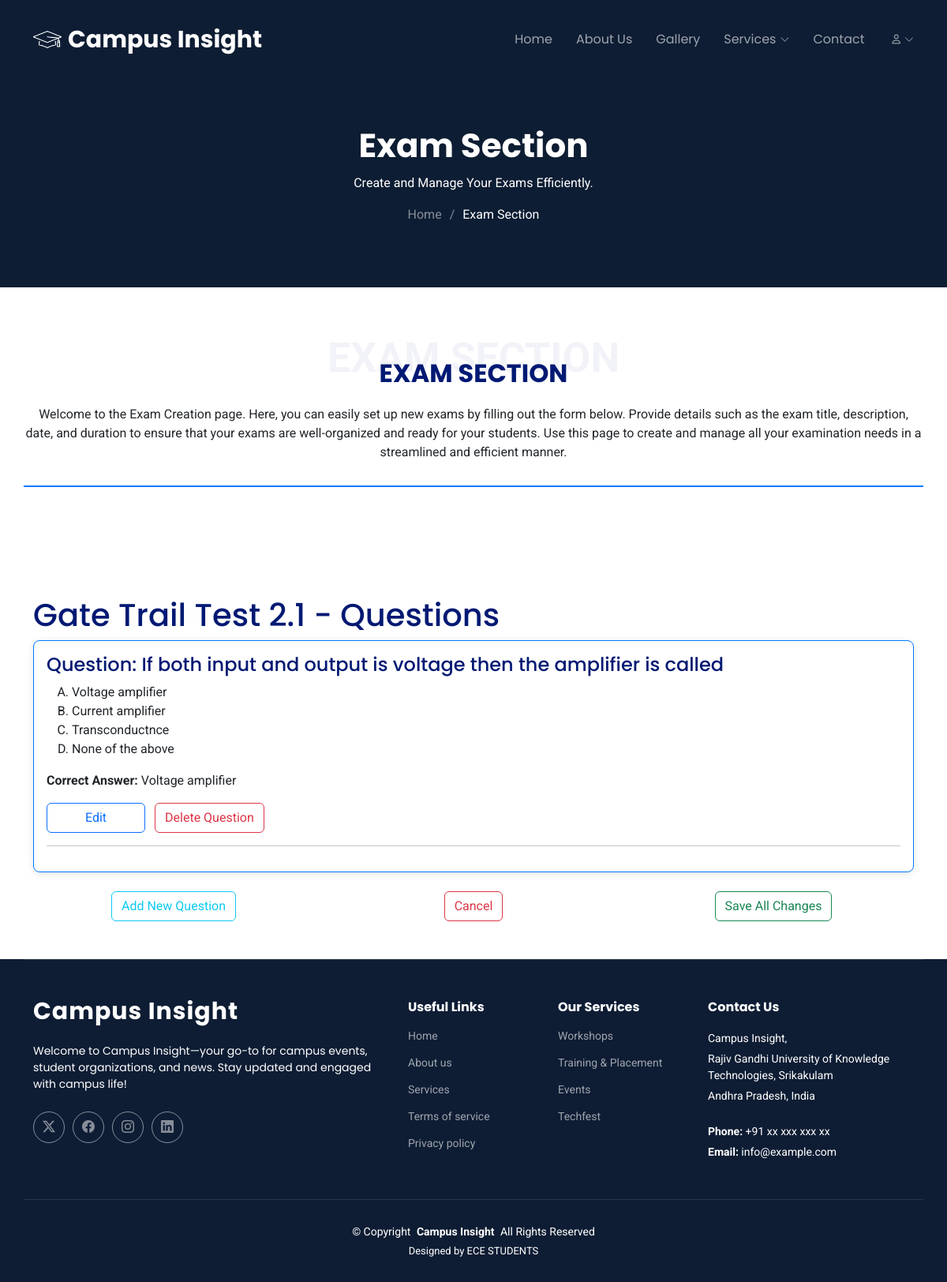
Screenshot of /exam/22/edit/ (signed in) with the database file from the repository.
### CampusInsight/models.py (models this page shows, shortened)
class Exam(models.Model):
    title = models.CharField(max_length=255)
    description = models.TextField()
    docx_file = models.FileField(upload_to='exams/', null=True, blank=True)  # Optional field
    date = models.DateField(default=timezone.now)  # Date of the exam
    start_time = models.TimeField()  # Start time of the exam
    duration = models.DurationField(default=timedelta())  # Default duration of 0:00:00

class Question(models.Model):
    exam = models.ForeignKey(Exam, on_delete=models.CASCADE, related_name='questions')
    question_text = models.TextField()
    option1 = models.CharField(max_length=255)
    option2 = models.CharField(max_length=255)
    option3 = models.CharField(max_length=255)
    option4 = models.CharField(max_length=255)
    correct_option = models.CharField(max_length=255)  # This will store the correct answer

### CampusInsight/views.py (the view)
# urls.py: path('exam/<int:exam_id>/edit/', views.edit_question, name='edit_question'),
@login_required
def edit_question(request, exam_id):
    exam = get_object_or_404(Exam, id=exam_id)
    questions = Question.objects.filter(exam=exam)
    context = {
        'exam': exam,
        'questions': questions,
    }
    return render(request, 'edit_questions.html', context)

### templates/edit_questions.html (shortened to what this page needs)
{% load static %}
<!DOCTYPE html>
<html lang="en">
  <head>
    <link
      href="{% static 'vendor/bootstrap/css/bootstrap.min.css' %}"
      rel="stylesheet"
    />
    <link
      href="{% static 'vendor/bootstrap-icons/bootstrap-icons.css' %}"
      rel="stylesheet"
    />
    <link href="{% static 'vendor/aos/aos.css' %}" rel="stylesheet" />
    <link
      href="{% static 'vendor/fontawesome-free/css/all.min.css' %}"
      rel="stylesheet"
    />
    <link
      href="{% static 'vendor/glightbox/css/glightbox.min.css' %}"
      rel="stylesheet"
    />
    <link href="{% static 'css/dashboard.css' %}" rel="stylesheet" />
  </head>
  <body class="index-page">
    {% include 'navbar.html' %}
    <main class="main">
      <div class="page-title dark-background" data-aos="fade">
        <div class="container position-relative">
          <h1>Exam Section</h1>
          <p>Create and Manage Your Exams Efficiently.</p>
          <nav class="breadcrumbs">
            <ol>
              <li><a href="{% url 'home' %}">Home</a></li>
              <li class="current">Exam Section</li>
            </ol>
          </nav>
        </div>
      </div>
      <section id="starter-section" class="starter-section section">
        <div class="container section-title" data-aos="fade-up">
          <span>Exam Section<br /></span>
          <h2>Exam Section</h2>
          <p>
            Welcome to the Exam Creation page. Here, you can easily set up new
            exams by filling out the form below. Provide details such as the
            exam title, description, date, and duration to ensure that your
            exams are well-organized and ready for your students. Use this page
            to create and manage all your examination needs in a streamlined and
            efficient manner.
          </p>
        </div>
      </section>
      <div class="container my-5">
        <h1>{{ exam.title }} - Questions</h1>
        <div class="card">
          <div class="card-body">
            {% for question in questions %}
            <div class="question" id="question-{{ question.id }}">
              <h4>
                Question:
                <span class="question-text">{{ question.question_text }}</span>
              </h4>
              <ol type="A">
                <li>
                  <span class="option-text">{{ question.option1 }}</span>
                </li>
                <li>
                  <span class="option-text">{{ question.option2 }}</span>
                </li>
                <li>
                  <span class="option-text">{{ question.option3 }}</span>
                </li>
                <li>
                  <span class="option-text">{{ question.option4 }}</span>
                </li>
              </ol>
              <p>
                <strong>Correct Answer:</strong>
                <span class="correct-answer-text">{{ question.correct_option }}</span>
              </p>
              <button
                class="btn btn-outline-primary edit-button px-5"
                onclick="editQuestion({{ question.id }})"
              >
                Edit
              </button>
              <button
                class="btn btn-outline-danger mx-2"
                onclick="deleteQuestion({{ question.id }})"
              >
                Delete Question
              </button>
              <hr />
            </div>
            {% endfor %}
          </div>
        </div>
        <div class="row">
        <div class="col-md-4 text-center mt-4">
          <button class="btn btn-outline-info" onclick="addNewQuestion()">
            Add New Question
          </button>
        </div>
        <div class="col-md-4 text-center mt-4">
          <a href="{% url 'dashboard' %}" class="btn btn-outline-danger">Cancel</a>
        </div>
        <div class="col-md-4 text-center mt-4">
          <button
            class="btn btn-outline-success save-all-button"
            onclick="saveAllQuestions()"
          >
            Save All Changes
          </button>
        </div>
        </div>
      </div>
    </main>
    {% include 'footer.html' %}
  </body>
</html>

### static/css/dashboard.css (style rules this page uses)
:root { --default-font: "Roboto", system-ui, -apple-system, "Segoe UI", Roboto, "Helvetica Neue", Arial, "Noto Sans", "Liberation Sans", sans-serif, "Apple Color Emoji", "Segoe UI Emoji", "Segoe UI Symbol", "Noto Color Emoji"; --heading-font: "Poppins", sans-serif; --nav-font: "Poppins", sans-serif; --background-color: #ffffff; --default-color: #212529; --heading-color: #001973; --accent-color: #0d42ff; --surface-color: #ffffff; --contrast-color: #ffffff; --nav-color: rgba(255, 255, 255, 0.6); --nav-hover-color: #ffffff; --nav-mobile-background-color: #ffffff; --nav-dropdown-background-color: #ffffff; --nav-dropdown-color: #212529; --nav-dropdown-hover-color: #0d42ff; --light-background-background-color: #f7f9fc; --light-background-surface-color: #ffffff; --dark-background-background-color: #0e1d34; --dark-background-default-color: #ffffff; --dark-background-heading-color: #ffffff; --dark-background-surface-color: #19335c; --dark-background-contrast-color: #ffffff; }
body { color: var(--default-color); background-color: var(--background-color); font-family: var(--default-font); }
a { color: var(--accent-color); text-decoration: none; transition: 0.3s; }
h1, h2, h3, h4, h5, h6 { color: var(--heading-color); font-family: var(--heading-font); }
.section-title { border-bottom: 2px solid #007bff; padding-bottom: 5px; margin-bottom: 15px; }
.card { border: 1px solid #007bff; border-radius: 8px; box-shadow: 0 2px 10px rgba(0, 0, 0, 0.1); }
.text-center { text-align: center; }
.dark-background { --background-color: var(--dark-background-background-color); --default-color: var(--dark-background-default-color); --heading-color: var(--dark-background-heading-color); --surface-color: var(--dark-background-surface-color); --contrast-color: var(--dark-background-contrast-color); }
:root { scroll-behavior: smooth; }
.page-title { color: var(--default-color); background: var(--background-color) center/cover no-repeat; padding: 160px 0 80px; text-align: center; position: relative; }
.page-title:before { content: ""; background-color: color-mix(in srgb, var(--background-color), transparent 30%); position: absolute; inset: 0; }
.page-title h1 { font-size: 42px; font-weight: 700; margin-bottom: 10px; }
.page-title .breadcrumbs ol { display: flex; flex-wrap: wrap; list-style: none; justify-content: center; padding: 0; margin: 0; font-size: 16px; font-weight: 400; }
.page-title .breadcrumbs ol a { color: color-mix(in srgb, var(--default-color), transparent 50%); }
.page-title .breadcrumbs ol li+li { padding-left: 10px; }
.page-title .breadcrumbs ol li+li::before { content: "/"; display: inline-block; padding-right: 10px; color: color-mix(in srgb, var(--default-color), transparent 50%); }
section, .section { color: var(--default-color); background-color: var(--background-color); padding: 60px 0; scroll-margin-top: 100px; overflow: clip; }
.section-title { text-align: center; padding: 30px 0; margin-bottom: 30px; position: relative; }
.section-title h2 { font-size: 32px; font-weight: 700; text-transform: uppercase; margin-bottom: 20px; position: relative; z-index: 2; }
.section-title span { position: absolute; top: 4px; color: color-mix(in srgb, var(--heading-color), transparent 95%); left: 0; right: 0; z-index: 1; font-weight: 700; font-size: 52px; text-transform: uppercase; line-height: 1; }
.section-title p { margin-bottom: 0; position: relative; z-index: 2; }

### rows the page displays
Exam: title "Gate Trail Test 2.1"
Question: question_text "If both input and output is voltage then the amplifier is called", option1 "Voltage amplifier", option2 "Current amplifier", option3 "Transconductnce", option4 "None of the above", correct_option "Voltage amplifier"
